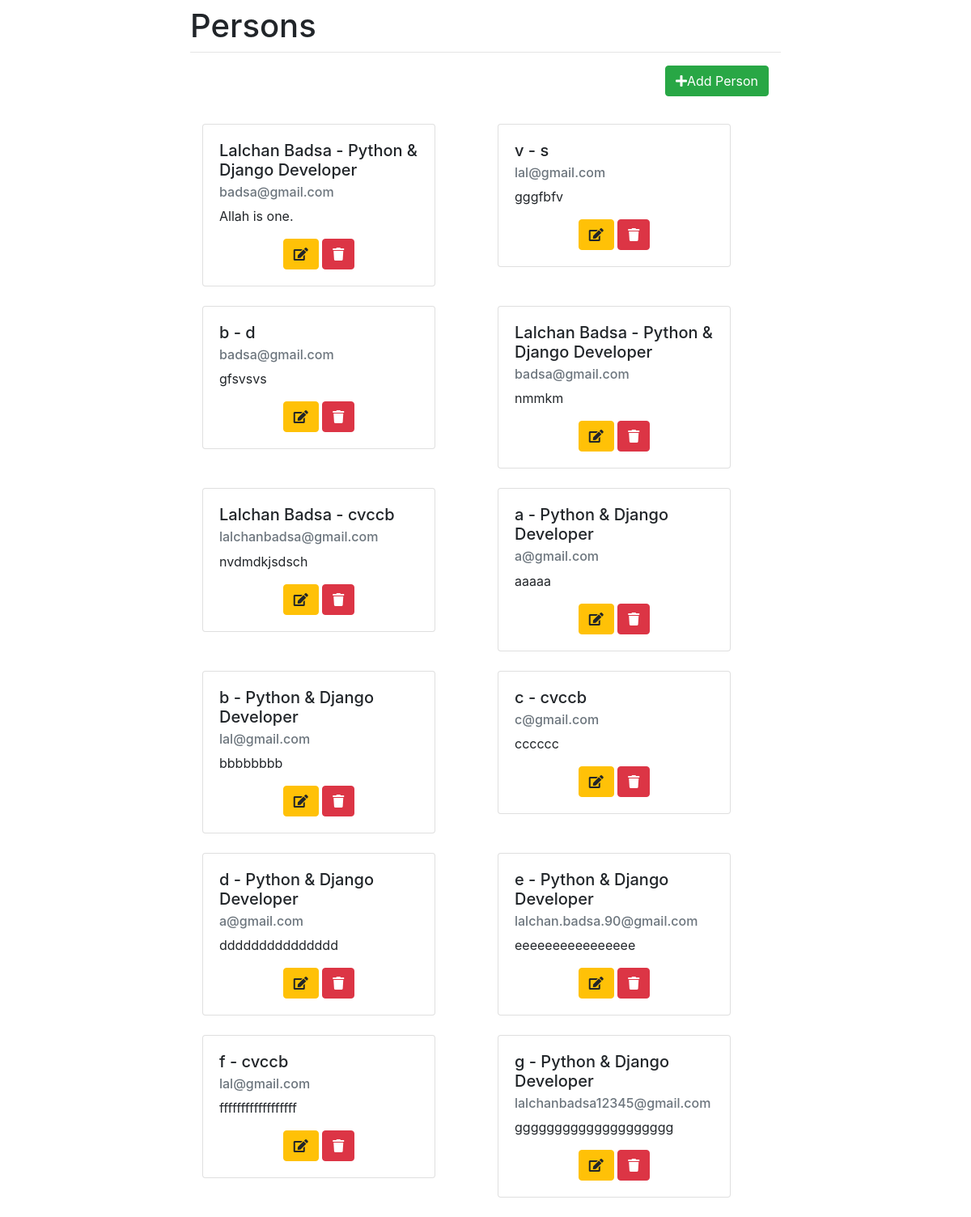
The page / on the database its author committed.
### crispy/models.py (models this page shows, shortened)
class Person(models.Model):
	name = models.CharField(max_length=130)
	email = models.EmailField(blank=True)
	job_title = models.CharField(max_length=30, blank=True)
	bio = models.TextField(blank=True)
	class Meta:
		verbose_name = 'Kişi'

### crispy/views.py (the view)
# urls.py: path('', PersonListView.as_view(), name='list'),
class PersonListView(ListView):
	model = Person
	template_name = "crispy/person_list.html"
	context_object_name = "people_list"
	def get_context_data(self, **kwargs):
		context = super().get_context_data(**kwargs)
		context['date'] = timezone.now()
		return context

### crispy/templates/crispy/person_list.html
{% extends 'base.html' %}
{% block content %}
<div class="container">
	<div class="float-right">
		<a class="btn btn-success" href="{% url 'crispy:add' %}"><i class="fa fa-plus"></i>Add Person</a>
	</div>
	<br><br><br>
	<div class="row">
		{% for person in people_list %}
		<div class="col-6">
			<div class="card" style="width: 18rem;">
				<div class="card-body">
					<h5 class="card-title">{{ person.name }} - {{ person.job_title }}</h5>
					<h6 class="card-subtitle mb-2 text-muted">{{ person.email }}</h6>
					<p class="card-text">{{ person.bio }}</p>
					<div style="text-align: center">
						<a href="{% url 'crispy:edit' person.pk %}" class="btn btn-warning"><i
								class="fa fa-edit"></i></a>
						<a href="{% url 'crispy:delete' person.pk %}" class="btn btn-danger"><i
								class="fa fa-trash"></i></a>
					</div>
				</div>
			</div>
			<br>
		</div>
		{% endfor %}
	</div>
</div>
{% endblock %}

### crispy/templates/base.html (shortened to what this page needs)
<!doctype html>
<html lang="en">
<head>
	<link rel="stylesheet" href="https://stackpath.bootstrapcdn.com/bootstrap/4.1.3/css/bootstrap.min.css"
>
	<link rel="stylesheet" href="https://use.fontawesome.com/releases/v5.3.1/css/all.css"
>
</head>
<body>
<div class="container">
	<div class="row justify-content-center">
		<div class="col-8">
			<h1 class="mt-2">Persons</h1>
			<hr class="mt-0 mb-8">
			{% block content %}
			{% endblock %}
		</div>
	</div>
</div>
</body>
</html>

### rows shown on the page
Person: name "Lalchan Badsa", job_title "Python & Django Developer", email "badsa@gmail.com", bio "Allah is one."
Person: name "v", job_title "s", email "lal@gmail.com", bio "gggfbfv"
Person: name "b", job_title "d", email "badsa@gmail.com", bio "gfsvsvs"
Person: name "Lalchan Badsa", job_title "Python & Django Developer", email "badsa@gmail.com", bio "nmmkm"
Person: name "Lalchan Badsa", job_title "cvccb", email "lalchanbadsa@gmail.com", bio "nvdmdkjsdsch"
Person: name "a", job_title "Python & Django Developer", email "a@gmail.com", bio "aaaaa"
Person: name "b", job_title "Python & Django Developer", email "lal@gmail.com", bio "bbbbbbbb"
Person: name "c", job_title "cvccb", email "c@gmail.com", bio "cccccc"
Person: name "d", job_title "Python & Django Developer", email "a@gmail.com", bio "ddddddddddddddd"
Person: name "e", job_title "Python & Django Developer", email "lalchan.badsa.90@gmail.com", bio "eeeeeeeeeeeeeeee"
Person: name "f", job_title "cvccb", email "lal@gmail.com", bio "ffffffffffffffffff"
Person: name "g", job_title "Python & Django Developer", email "lalchanbadsa12345@gmail.com", bio "gggggggggggggggggggg"
